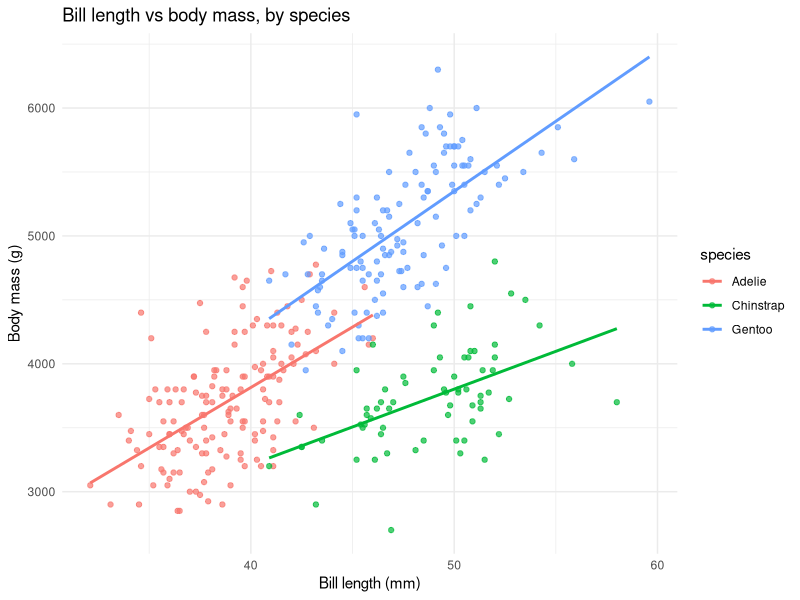

Here is the R script that generated this plot:
## ---- chunk 1
#| echo: FALSE
#| message: FALSE
#| warning: FALSE
library(tidyverse)
## ---- chunk 2
#| echo: TRUE
#| code-fold: true
#| code-summary: "Show the R code."

# 1. Load data and provide clean column names to handle the nested headers
raw_data <- readxl::read_excel("data/currentvotestats.xlsx", 
                       sheet = "Party-to-Party(2026)", 
                       skip = 3, # Skip the human-readable headers
                       col_names = c("county", 
                                     "week_dem_R", "week_dem_OTH", 
                                     "week_rep_D", "week_rep_OTH",
                                     "year_dem_R", "year_dem_OTH", 
                                     "year_rep_D", "year_rep_OTH"))

# 2. Clean and Pivot
tidy_voter_data <- raw_data %>%
  filter(!is.na(county), county != "Totals:") %>% # Rule 1: Consistent Cases
  pivot_longer(
    cols = -county, 
    names_to = c("period", "target_party", "origin_party"),
    names_sep = "_",
    values_to = "count"
  )

knitr::kable(head(tidy_voter_data %>% filter(county == "CENTRE")))
## ---- chunk 3
#| eval: true
#| echo: true
#| code-fold: true
#| code-summary: "Show the R code."
library(tidyverse)
library(palmerpenguins)

# What does the data look like?
glimpse(penguins)

# Quick summary by species
penguins |>
  group_by(species) |>
  summarize(
    n            = n(),
    mean_mass_g  = mean(body_mass_g,    na.rm = TRUE),
    mean_bill_mm = mean(bill_length_mm, na.rm = TRUE)
  )

# A nice plot
penguins |>
  ggplot(aes(x = bill_length_mm, y = body_mass_g, color = species)) +
  geom_point(alpha = 0.7) +
  geom_smooth(method = "lm", se = FALSE) +
  labs(
    title = "Bill length vs body mass, by species",
    x = "Bill length (mm)",
    y = "Body mass (g)"
  ) +
  theme_minimal()
